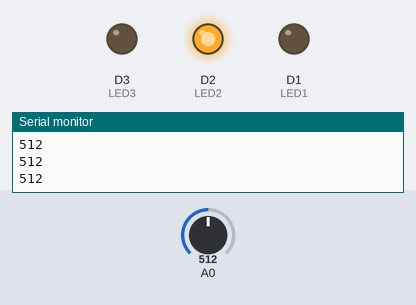
Bench run of a sketch on a simulated ESP8266 (NodeMCU). Parts: output pins drawn as LEDs (lit = HIGH), the last lines printed to the serial monitor. The test bench sets the inputs (shaded band); at power-on: A0 = 512.

Above: at 1.2 s.
1.3 s: A0 set to 306
2.8 s: A0 set to 282
At 3.2 s:
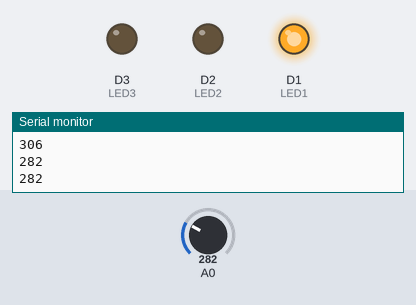
4.3 s: A0 set to 310
At 5.6 s:
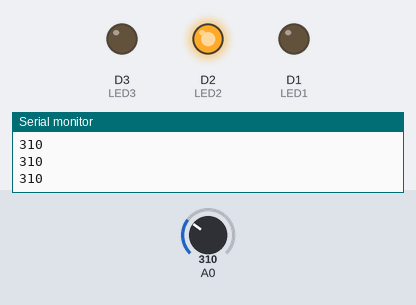
5.9 s: A0 set to 290
At 7.0 s:
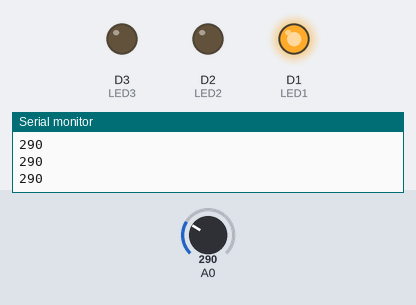
Timing chart, 0 to 8.5 s (numbered marks = the images above; inputs shaded):
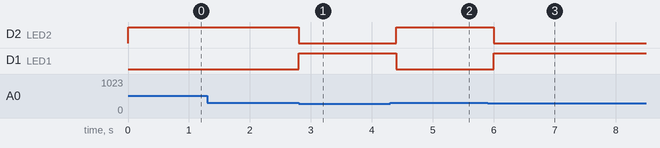

The sketch:

BIENTRO.ino
```cpp
#define LED1 D1
#define LED2 D2
#define LED3 D3

void setup()
{
  Serial.begin(9600);  //Mở cổng Serial để giap tiếp | tham khảo Serial
  pinMode(LED1, OUTPUT);
  pinMode(LED2, OUTPUT);
  pinMode(LED3, OUTPUT);
}

void loop()
{
  int value = analogRead(A0);   //đọc giá trị điện áp ở chân A0 (value luôn nằm trong khoảng 0-1023)
  if(value < 300)
  {
    digitalWrite(LED1, HIGH);
    digitalWrite(LED2, LOW);
    digitalWrite(LED3, LOW);
  }
  else if(300 < value < 600)
  {
    digitalWrite(LED1, LOW);
    digitalWrite(LED2, HIGH);
    digitalWrite(LED3, LOW);
  }
  else
  {
    digitalWrite(LED1, LOW);
    digitalWrite(LED2, LOW);
    digitalWrite(LED3, HIGH);
  }

  Serial.println(value);  //xuất ra giá trị vừa đọc

  Serial.println();     //xuống hàng
  delay(200);           //đợi 0.2 giây

}
```

Measured:
- the behaviour switches between 300 and 299 on A0 (found by bisection; images 0 and 1)
- after the input at 2.8 s, D2 (LED2): HIGH → LOW at once; D1 (LED1): LOW → HIGH at once
- after the input at 4.3 s, D2 (LED2): LOW → HIGH after 0.10 s; D1 (LED1): HIGH → LOW after 0.10 s
- after the input at 5.9 s, D2 (LED2): HIGH → LOW after 0.11 s; D1 (LED1): LOW → HIGH after 0.11 s
